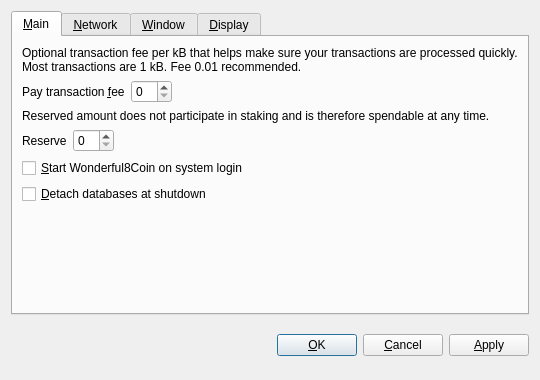
<?xml version="1.0" encoding="UTF-8"?>
<ui version="4.0">
 <class>OptionsDialog</class>
 <widget class="QDialog" name="OptionsDialog">
  <property name="geometry">
   <rect>
    <x>0</x>
    <y>0</y>
    <width>540</width>
    <height>380</height>
   </rect>
  </property>
  <property name="windowTitle">
   <string>Options</string>
  </property>
  <property name="modal">
   <bool>true</bool>
  </property>
  <layout class="QVBoxLayout" name="verticalLayout">
   <item>
    <widget class="QTabWidget" name="tabWidget">
     <property name="tabPosition">
      <enum>QTabWidget::North</enum>
     </property>
     <property name="currentIndex">
      <number>0</number>
     </property>
     <widget class="QWidget" name="tabMain">
      <attribute name="title">
       <string>&amp;Main</string>
      </attribute>
      <layout class="QVBoxLayout" name="verticalLayout_Main">
       <item>
        <widget class="QLabel" name="transactionFeeInfoLabel">
         <property name="text">
          <string>Optional transaction fee per kB that helps make sure your transactions are processed quickly. Most transactions are 1 kB. Fee 0.01 recommended.</string>
         </property>
         <property name="textFormat">
          <enum>Qt::PlainText</enum>
         </property>
         <property name="wordWrap">
          <bool>true</bool>
         </property>
        </widget>
       </item>
       <item>
        <layout class="QHBoxLayout" name="horizontalLayoutFee">
         <item>
          <widget class="QLabel" name="transactionFeeLabel">
           <property name="text">
            <string>Pay transaction &amp;fee</string>
           </property>
           <property name="textFormat">
            <enum>Qt::PlainText</enum>
           </property>
           <property name="buddy">
            <cstring>transactionFee</cstring>
           </property>
          </widget>
         </item>
         <item>
          <widget class="BitcoinAmountField" name="transactionFee"/>
         </item>
         <item>
          <spacer name="horizontalSpacerFee">
           <property name="orientation">
            <enum>Qt::Horizontal</enum>
           </property>
           <property name="sizeHint" stdset="0">
            <size>
             <width>40</width>
             <height>20</height>
            </size>
           </property>
          </spacer>
         </item>
        </layout>
       </item>
       <item>
        <widget class="QLabel" name="reserveBalanceInfoLabel">
         <property name="text">
          <string>Reserved amount does not participate in staking and is therefore spendable at any time.</string>
         </property>
         <property name="textFormat">
          <enum>Qt::PlainText</enum>
         </property>
         <property name="wordWrap">
          <bool>true</bool>
         </property>
        </widget>
       </item>
       <item>
        <layout class="QHBoxLayout" name="horizontalLayoutReserveBalance">
         <item>
          <widget class="QLabel" name="reserveBalanceLabel">
           <property name="text">
            <string>Reserve</string>
           </property>
           <property name="textFormat">
            <enum>Qt::PlainText</enum>
           </property>
           <property name="buddy">
            <cstring>reserveBalance</cstring>
           </property>
          </widget>
         </item>
         <item>
          <widget class="BitcoinAmountField" name="reserveBalance"/>
         </item>
         <item>
          <spacer name="horizontalSpacerReserveBalance">
           <property name="orientation">
            <enum>Qt::Horizontal</enum>
           </property>
           <property name="sizeHint" stdset="0">
            <size>
             <width>40</width>
             <height>20</height>
            </size>
           </property>
          </spacer>
         </item>
        </layout>
       </item>
       <item>
        <widget class="QCheckBox" name="bitcoinAtStartup">
         <property name="toolTip">
          <string>Automatically start Wonderful8Coin after logging in to the system.</string>
         </property>
         <property name="text">
          <string>&amp;Start Wonderful8Coin on system login</string>
         </property>
        </widget>
       </item>
       <item>
        <widget class="QCheckBox" name="detachDatabases">
         <property name="toolTip">
          <string>Detach block and address databases at shutdown. This means they can be moved to another data directory, but it slows down shutdown. The wallet is always detached.</string>
         </property>
         <property name="text">
          <string>&amp;Detach databases at shutdown</string>
         </property>
        </widget>
       </item>
       <item>
        <spacer name="verticalSpacer_Main">
         <property name="orientation">
          <enum>Qt::Vertical</enum>
         </property>
         <property name="sizeHint" stdset="0">
          <size>
           <width>20</width>
           <height>40</height>
          </size>
         </property>
        </spacer>
       </item>
      </layout>
     </widget>
     <widget class="QWidget" name="tabNetwork">
      <attribute name="title">
       <string>&amp;Network</string>
      </attribute>
      <layout class="QVBoxLayout" name="verticalLayout_Network">
       <item>
        <widget class="QCheckBox" name="mapPortUpnp">
         <property name="toolTip">
          <string>Automatically open the Wonderful8Coin client port on the router. This only works when your router supports UPnP and it is enabled.</string>
         </property>
         <property name="text">
          <string>Map port using &amp;UPnP</string>
         </property>
        </widget>
       </item>
       <item>
        <widget class="QCheckBox" name="connectSocks">
         <property name="toolTip">
          <string>Connect to the Wonderful8Coin network through a SOCKS proxy (e.g. when connecting through Tor).</string>
         </property>
         <property name="text">
          <string>&amp;Connect through SOCKS proxy:</string>
         </property>
        </widget>
       </item>
       <item>
        <layout class="QHBoxLayout" name="horizontalLayout_Network">
         <item>
          <widget class="QLabel" name="proxyIpLabel">
           <property name="text">
            <string>Proxy &amp;IP:</string>
           </property>
           <property name="textFormat">
            <enum>Qt::PlainText</enum>
           </property>
           <property name="buddy">
            <cstring>proxyIp</cstring>
           </property>
          </widget>
         </item>
         <item>
          <widget class="QValidatedLineEdit" name="proxyIp">
           <property name="maximumSize">
            <size>
             <width>140</width>
             <height>16777215</height>
            </size>
           </property>
           <property name="toolTip">
            <string>IP address of the proxy (e.g. 127.0.0.1)</string>
           </property>
          </widget>
         </item>
         <item>
          <widget class="QLabel" name="proxyPortLabel">
           <property name="text">
            <string>&amp;Port:</string>
           </property>
           <property name="textFormat">
            <enum>Qt::PlainText</enum>
           </property>
           <property name="buddy">
            <cstring>proxyPort</cstring>
           </property>
          </widget>
         </item>
         <item>
          <widget class="QLineEdit" name="proxyPort">
           <property name="maximumSize">
            <size>
             <width>55</width>
             <height>16777215</height>
            </size>
           </property>
           <property name="toolTip">
            <string>Port of the proxy (e.g. 9050)</string>
           </property>
          </widget>
         </item>
         <item>
          <widget class="QLabel" name="socksVersionLabel">
           <property name="text">
            <string>SOCKS &amp;Version:</string>
           </property>
           <property name="textFormat">
            <enum>Qt::PlainText</enum>
           </property>
           <property name="buddy">
            <cstring>socksVersion</cstring>
           </property>
          </widget>
         </item>
         <item>
          <widget class="QValueComboBox" name="socksVersion">
           <property name="toolTip">
            <string>SOCKS version of the proxy (e.g. 5)</string>
           </property>
          </widget>
         </item>
         <item>
          <spacer name="horizontalSpacer_Network">
           <property name="orientation">
            <enum>Qt::Horizontal</enum>
           </property>
           <property name="sizeHint" stdset="0">
            <size>
             <width>40</width>
             <height>20</height>
            </size>
           </property>
          </spacer>
         </item>
        </layout>
       </item>
       <item>
        <spacer name="verticalSpacer_Network">
         <property name="orientation">
          <enum>Qt::Vertical</enum>
         </property>
         <property name="sizeHint" stdset="0">
          <size>
           <width>20</width>
           <height>40</height>
          </size>
         </property>
        </spacer>
       </item>
      </layout>
     </widget>
     <widget class="QWidget" name="tabWindow">
      <attribute name="title">
       <string>&amp;Window</string>
      </attribute>
      <layout class="QVBoxLayout" name="verticalLayout_Window">
       <item>
        <widget class="QCheckBox" name="minimizeToTray">
         <property name="toolTip">
          <string>Show only a tray icon after minimizing the window.</string>
         </property>
         <property name="text">
          <string>&amp;Minimize to the tray instead of the taskbar</string>
         </property>
        </widget>
       </item>
       <item>
        <widget class="QCheckBox" name="minimizeOnClose">
         <property name="toolTip">
          <string>Minimize instead of exit the application when the window is closed. When this option is enabled, the application will be closed only after selecting Quit in the menu.</string>
         </property>
         <property name="text">
          <string>M&amp;inimize on close</string>
         </property>
        </widget>
       </item>
       <item>
        <spacer name="verticalSpacer_Window">
         <property name="orientation">
          <enum>Qt::Vertical</enum>
         </property>
         <property name="sizeHint" stdset="0">
          <size>
           <width>20</width>
           <height>40</height>
          </size>
         </property>
        </spacer>
       </item>
      </layout>
     </widget>
     <widget class="QWidget" name="tabDisplay">
      <attribute name="title">
       <string>&amp;Display</string>
      </attribute>
      <layout class="QVBoxLayout" name="verticalLayout_Display">
       <item>
        <layout class="QHBoxLayout" name="horizontalLayout_1_Display">
         <item>
          <widget class="QLabel" name="langLabel">
           <property name="text">
            <string>User Interface &amp;language:</string>
           </property>
           <property name="textFormat">
            <enum>Qt::PlainText</enum>
           </property>
           <property name="buddy">
            <cstring>lang</cstring>
           </property>
          </widget>
         </item>
         <item>
          <widget class="QValueComboBox" name="lang">
           <property name="toolTip">
            <string>The user interface language can be set here. This setting will take effect after restarting Wonderful8Coin.</string>
           </property>
          </widget>
         </item>
        </layout>
       </item>
       <item>
        <layout class="QHBoxLayout" name="horizontalLayout_2_Display">
         <item>
          <widget class="QLabel" name="unitLabel">
           <property name="text">
            <string>&amp;Unit to show amounts in:</string>
           </property>
           <property name="textFormat">
            <enum>Qt::PlainText</enum>
           </property>
           <property name="buddy">
            <cstring>unit</cstring>
           </property>
          </widget>
         </item>
         <item>
          <widget class="QValueComboBox" name="unit">
           <property name="toolTip">
            <string>Choose the default subdivision unit to show in the interface and when sending coins.</string>
           </property>
          </widget>
         </item>
        </layout>
       </item>
       <item>
        <widget class="QCheckBox" name="displayAddresses">
         <property name="toolTip">
          <string>Whether to show Wonderful8Coin addresses in the transaction list or not.</string>
         </property>
         <property name="text">
          <string>&amp;Display addresses in transaction list</string>
         </property>
        </widget>
       </item>
       <item>
        <widget class="QCheckBox" name="coinControlFeatures">
         <property name="toolTip">
          <string>Whether to show coin control features or not.</string>
         </property>
         <property name="text">
          <string>Display coin &amp;control features (experts only!)</string>
         </property>
        </widget>
       </item>
       <item>
        <spacer name="verticalSpacer_Display">
         <property name="orientation">
          <enum>Qt::Vertical</enum>
         </property>
         <property name="sizeHint" stdset="0">
          <size>
           <width>20</width>
           <height>40</height>
          </size>
         </property>
        </spacer>
       </item>
      </layout>
     </widget>
    </widget>
   </item>
   <item>
    <layout class="QHBoxLayout" name="horizontalLayout_Buttons">
     <item>
      <spacer name="horizontalSpacer_1">
       <property name="orientation">
        <enum>Qt::Horizontal</enum>
       </property>
       <property name="sizeHint" stdset="0">
        <size>
         <width>40</width>
         <height>48</height>
        </size>
       </property>
      </spacer>
     </item>
     <item>
      <widget class="QLabel" name="statusLabel">
       <property name="font">
        <font>
         <weight>75</weight>
         <bold>true</bold>
        </font>
       </property>
       <property name="text">
        <string/>
       </property>
       <property name="textFormat">
        <enum>Qt::PlainText</enum>
       </property>
       <property name="wordWrap">
        <bool>true</bool>
       </property>
      </widget>
     </item>
     <item>
      <spacer name="horizontalSpacer_2">
       <property name="orientation">
        <enum>Qt::Horizontal</enum>
       </property>
       <property name="sizeHint" stdset="0">
        <size>
         <width>40</width>
         <height>48</height>
        </size>
       </property>
      </spacer>
     </item>
     <item>
      <widget class="QPushButton" name="okButton">
       <property name="text">
        <string>&amp;OK</string>
       </property>
      </widget>
     </item>
     <item>
      <widget class="QPushButton" name="cancelButton">
       <property name="text">
        <string>&amp;Cancel</string>
       </property>
       <property name="autoDefault">
        <bool>false</bool>
       </property>
      </widget>
     </item>
     <item>
      <widget class="QPushButton" name="applyButton">
       <property name="text">
        <string>&amp;Apply</string>
       </property>
       <property name="autoDefault">
        <bool>false</bool>
       </property>
      </widget>
     </item>
    </layout>
   </item>
  </layout>
 </widget>
 <customwidgets>
  <customwidget>
   <class>BitcoinAmountField</class>
   <extends>QSpinBox</extends>
   <header>bitcoinamountfield.h</header>
  </customwidget>
  <customwidget>
   <class>QValueComboBox</class>
   <extends>QComboBox</extends>
   <header>qvaluecombobox.h</header>
  </customwidget>
  <customwidget>
   <class>QValidatedLineEdit</class>
   <extends>QLineEdit</extends>
   <header>qvalidatedlineedit.h</header>
  </customwidget>
 </customwidgets>
 <resources/>
 <connections/>
</ui>
